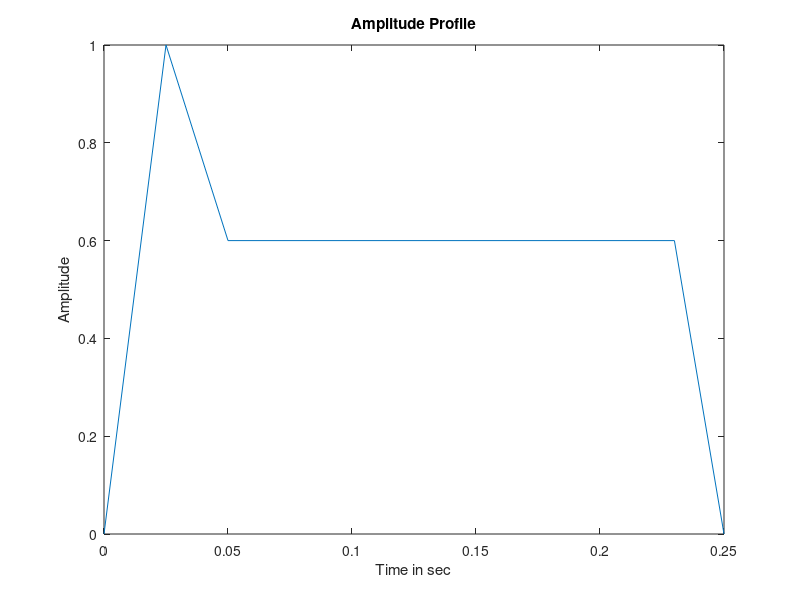

Write the MATLAB code that produced this figure.
figure(1)
y=[0:.1:1];
x=[0:.05:.25];
plot([0 .025 .05 .23 .25],[0 1 .6 .6 0])
title('Amplitude Profile');
xlabel('Time in sec');
ylabel('Amplitude');

%written by Kaitlyn Hart
